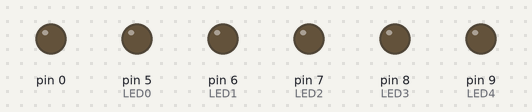
Recording of a sketch running on a simulated Arduino Uno, built with avr-gcc and run on an emulated ATmega328P. On the bench: output pins drawn as LEDs (lit = HIGH).

Above: at 0.1 s.
At 4.1 s:
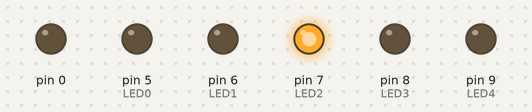
At 9.1 s:
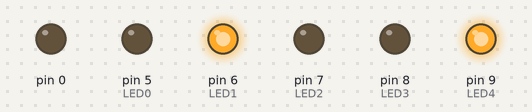
At 19.1 s:
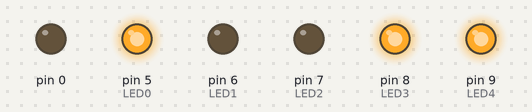
At 29.1 s:
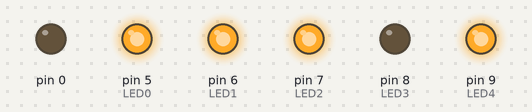
At 39.1 s:
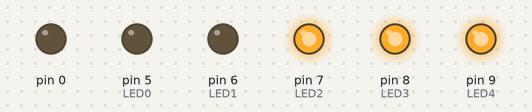
Timing chart, 0 to 40.0 s (numbered marks = the images above):
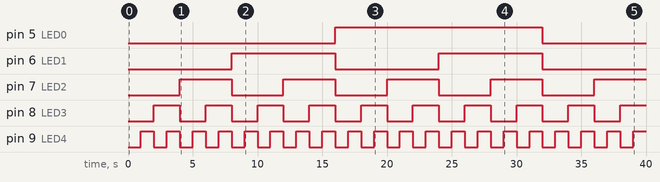

Measured:
- by itself, pin 5 (LED0): LOW → HIGH at 16.0 s, → LOW 16.0 s later
- by itself, pin 6 (LED1): alternates HIGH for 8.0 s and LOW for 8.0 s
- by itself, pin 7 (LED2): alternates HIGH for 4.0 s and LOW for 4.0 s
- by itself, pin 8 (LED3): alternates HIGH for 2.0 s and LOW for 2.0 s
- by itself, pin 9 (LED4): alternates HIGH for 1.0 s and LOW for 1.0 s

The sketch:

06-digital_counter_homework.ino
```cpp
int leds[] = {5, 6, 7, 8, 9};
int LED0 = 5;
int LED1 = 6;
int LED2 = 7;
int LED3 = 8;
int LED4 = 9;

int binaryValues[][5] = {
  {0, 0, 0, 0, 0},
  {0, 0, 0, 0, 1},
  {0, 0, 0, 1, 0},
  {0, 0, 0, 1, 1},
  {0, 0, 1, 0, 0},
  {0, 0, 1, 0, 1},
  {0, 0, 1, 1, 0},
  {0, 0, 1, 1, 1},
  {0, 1, 0, 0, 0},
  {0, 1, 0, 0, 1},
  {0, 1, 0, 1, 0},
  {0, 1, 0, 1, 1},
  {0, 1, 1, 0, 0},
  {0, 1, 1, 0, 1},
  {0, 1, 1, 1, 0},
  {0, 1, 1, 1, 1},
  {1, 0, 0, 0, 0},
  {1, 0, 0, 0, 1},
  {1, 0, 0, 1, 0},
  {1, 0, 0, 1, 1},
  {1, 0, 1, 0, 0},
  {1, 0, 1, 0, 1},
  {1, 0, 1, 1, 0},
  {1, 0, 1, 1, 1},
  {1, 1, 0, 0, 0},
  {1, 1, 0, 0, 1},
  {1, 1, 0, 1, 0},
  {1, 1, 0, 1, 1},
  {1, 1, 1, 0, 0},
  {1, 1, 1, 0, 1},
  {1, 1, 1, 1, 0},
  {1, 1, 1, 1, 1}
};

void setup() {
  // put your setup code here, to run once:
  for (int i = 0; i < sizeof(leds); i++) {
    pinMode(leds[i], OUTPUT);
  }
  //Serial.begin(9600);
}

void loop() {
  // put your main code here, to run repeatedly:
  int rowLenght = sizeof(binaryValues) / sizeof(binaryValues[0]);
  int columnLenght = sizeof(binaryValues[0]) / sizeof(binaryValues[0][0]);

  //Serial.println(rowLenght);
  //Serial.println(columnLenght);

  for (int i = 0; i < rowLenght; i++) {
    for (int j = 0; j < columnLenght; j++) {
      digitalLight(binaryValues[i]);
    }
    //Serial.println();
  }
}

void digitalLight(int values[]) {
  digitalWrite(LED0, values[0] == 0 ? LOW : HIGH);
  digitalWrite(LED1, values[1] == 0 ? LOW : HIGH);
  digitalWrite(LED2, values[2] == 0 ? LOW : HIGH);
  digitalWrite(LED3, values[3] == 0 ? LOW : HIGH);
  digitalWrite(LED4, values[4] == 0 ? LOW : HIGH);
  delay(200);
}
```
